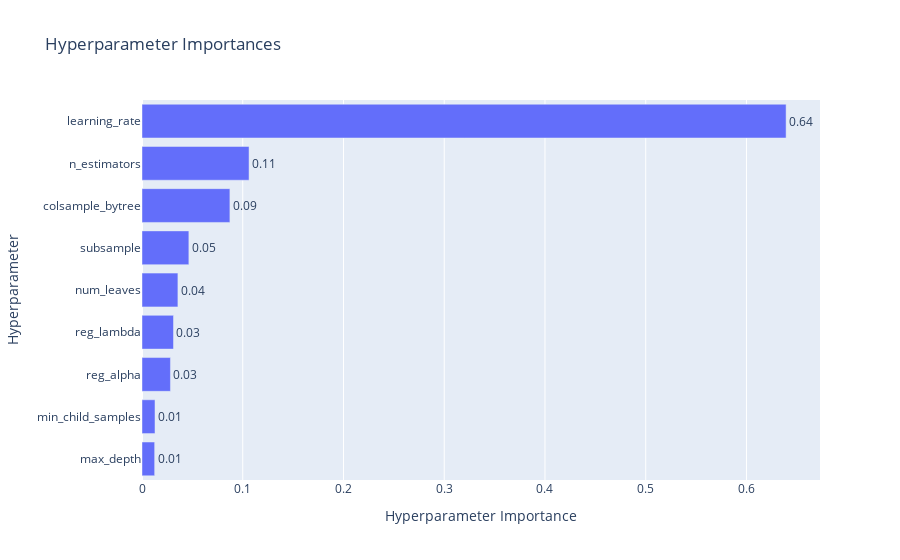

Write notebook code for a chart like this one.
### Code cell
optuna.visualization.plot_param_importances(lgbm_study)

### Figure 1 — Plotly figure (JSON) as saved in the notebook; plotly's stock layout.template omitted (floating-point values rounded to 4 significant figures)
{"data": [{"cliponaxis": false, "hovertemplate": ["max_depth (IntDistribution): 0.012562254844911313<extra></extra>", "min_child_samples (IntDistribution): 0.012907332202798966<extra></extra>", "reg_alpha (FloatDistribution): 0.02823686471440056<extra></extra>", "reg_lambda (FloatDistribution): 0.0312612201351609<extra></extra>", "num_leaves (IntDistribution): 0.03564863033578796<extra></extra>", "subsample (FloatDistribution): 0.046526741667148715<extra></extra>", "colsample_bytree (FloatDistribution): 0.08725115697716619<extra></extra>", "n_estimators (IntDistribution): 0.10626110117867495<extra></extra>", "learning_rate (FloatDistribution): 0.6393446979439507<extra></extra>"], "name": "Objective Value", "orientation": "h", "text": ["0.01", "0.01", "0.03", "0.03", "0.04", "0.05", "0.09", "0.11", "0.64"], "textposition": "outside", "type": "bar", "x": [0.01256, 0.01291, 0.02824, 0.03126, 0.03565, 0.04653, 0.08725, 0.1063, 0.6393], "y": ["max_depth", "min_child_samples", "reg_alpha", "reg_lambda", "num_leaves", "subsample", "colsample_bytree", "n_estimators", "learning_rate"]}], "layout": {"title": {"text": "Hyperparameter Importances"}, "xaxis": {"title": {"text": "Hyperparameter Importance"}}, "yaxis": {"title": {"text": "Hyperparameter"}}}}
